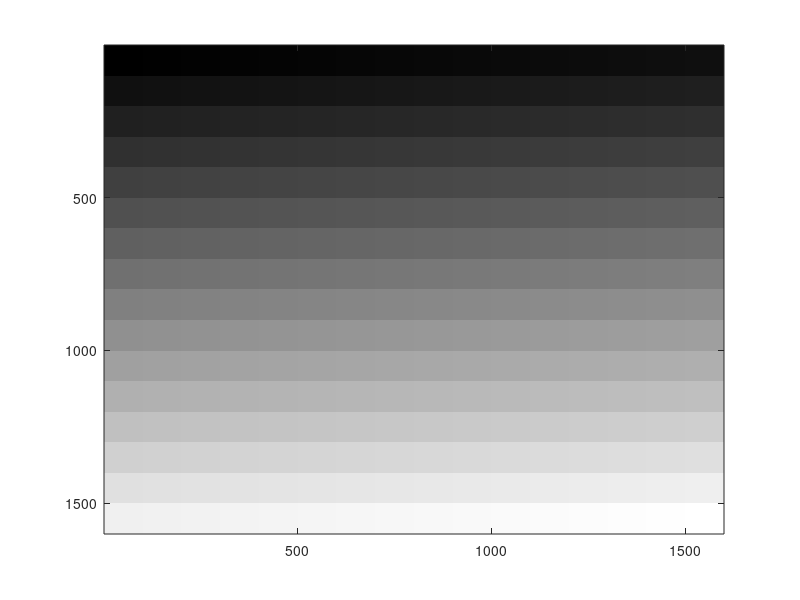

This chart was generated by the following MATLAB code:
% Generate HDR patterns for measuring

patch_width = 100;
patch_n = 16;
im = uint8(zeros(patch_width*patch_n,patch_width*patch_n,3));

k = 0;
for i = 0:patch_n-1
    for j = 0:patch_n-1
        
        lum = k;
        
        row = i * patch_width + 1;
        col = j * patch_width + 1;
        im(row:row+patch_width-1,col:col+patch_width-1,1) = lum;
        im(row:row+patch_width-1,col:col+patch_width-1,2) = lum;
        im(row:row+patch_width-1,col:col+patch_width-1,3) = lum;
        k = k + 1;
    end
end

imagesc(im); colormap gray
imwrite(im,'ramp256.png');

